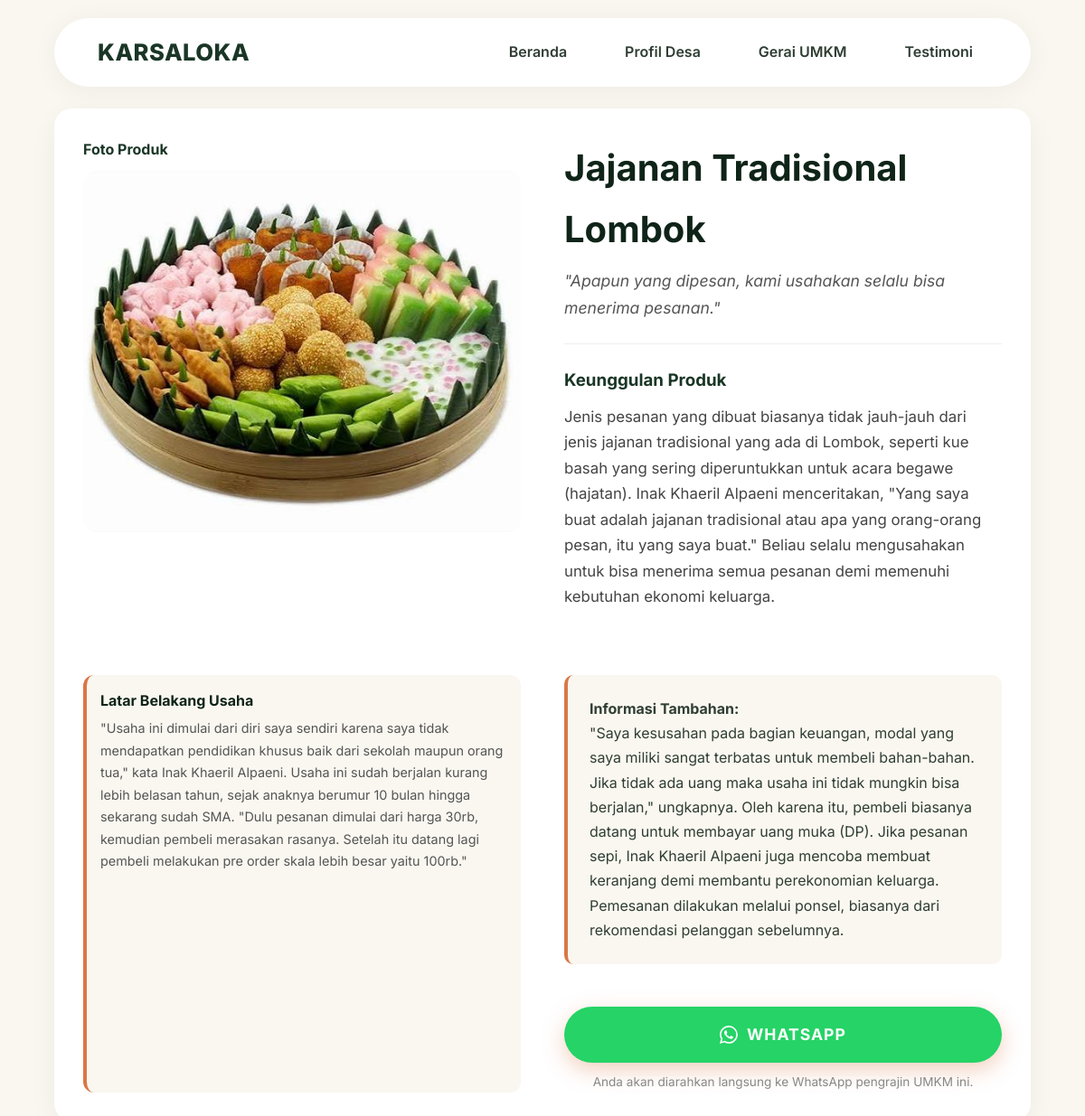
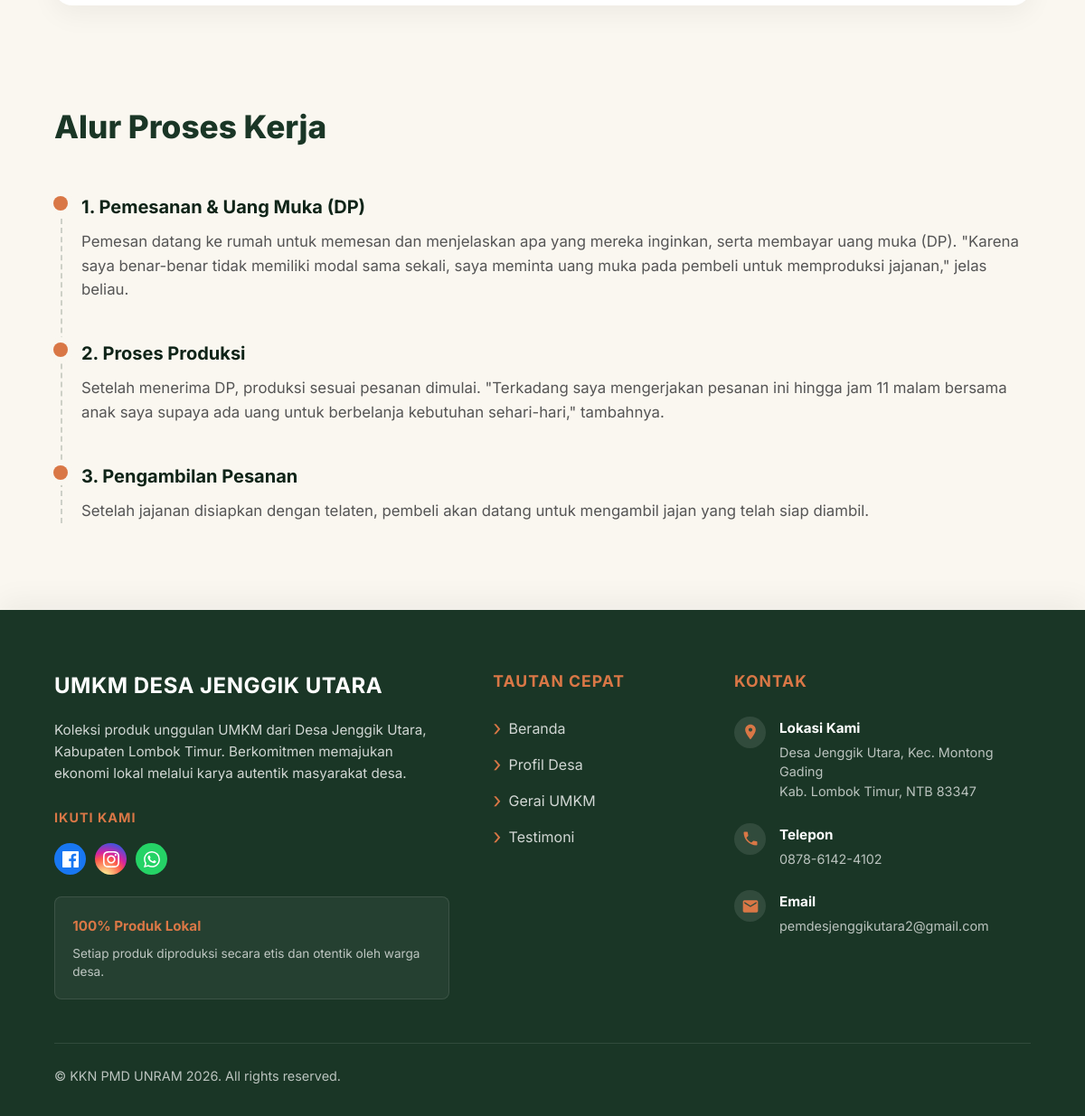
The app's page /detail.php with its own data (2 pictures, top to bottom).
### tables this page shows
CREATE TABLE `umkm` (
  `id` int(11) NOT NULL,
  `nama_produk` varchar(255) NOT NULL,
  `tagline` varchar(255) NOT NULL,
  `deskripsi` text NOT NULL,
  `latar_belakang_usaha` text DEFAULT NULL,
  `informasi_tambahan` text NOT NULL,
  `gambar_umkm` varchar(255) NOT NULL,
  `logo_umkm` varchar(255) DEFAULT NULL,
  `proses_umkm` varchar(255) DEFAULT NULL,
  `alur_proses` text DEFAULT NULL,
  `slug` varchar(100) NOT NULL
);

### detail.php (the view, shortened to what this page needs)
<?php
require_once 'backend/koneksi.php';
$id = isset($_GET['id']) ? (int)$_GET['id'] : 1;
$product = null;
if ($pdo) {
    $stmt = $pdo->prepare("SELECT * FROM umkm WHERE id = ?");
    $stmt->execute([$id]);
    $db_prod = $stmt->fetch();
    if ($db_prod) {
        $product = $db_prod;
        $stmt_kontak = $pdo->prepare("SELECT * FROM kontak WHERE umkm_id = ?");
        $stmt_kontak->execute([$id]);
        $kontak = $stmt_kontak->fetch();
        $product['no_wa'] = $kontak ? $kontak['no_wa'] : '628000000000';
        $product['pesan_wa'] = $kontak ? $kontak['pesan_wa_default'] : 'Halo, saya tertarik dengan produk ini.';
        $product['link_facebook'] = $kontak ? $kontak['link_facebook'] : '';
    }
}
$wa_url = "https://wa.me/" . $product['no_wa'] . "?text=" . urlencode($product['pesan_wa']);
?>
<!DOCTYPE html>
<html lang="id">
<head>
    <link rel="stylesheet" href="assets/css/style.css?v=<?= time() ?>">
</head>
<body style="background: var(--bg-color);">
    <header>
        <nav>
            <div class="logo" style="display: flex; align-items: center;">KARSALOKA</div>
            <ul class="nav-links" id="nav-links">
                <li><a href="index.php">Beranda</a></li>
                <li><a href="index.php#profil">Profil Desa</a></li>
                <li><a href="katalog.php">Gerai UMKM</a></li>
                <li><a href="index.php#testimoni">Testimoni</a></li>
            </ul>
        </nav>
    </header>
    <div class="detail-container" style="padding-top: 120px;">
        <div class="product-detail-layout">
            <div class="detail-gallery">
                <h4 style="margin-bottom: 10px; color:var(--primary-color);">Foto Produk</h4>
                <img class="detail-main-img" src="<?= htmlspecialchars($product['gambar_umkm']) ?>" alt="<?= htmlspecialchars($product['nama_produk']) ?>" style="margin-bottom: 20px;">
            </div>
            <div class="detail-info">
                <h1><?= htmlspecialchars($product['nama_produk']) ?></h1>
                <p class="detail-tagline">"<?= htmlspecialchars($product['tagline']) ?>"</p>
                <h3 style="margin-bottom:10px; color:var(--primary-color);">Keunggulan Produk</h3>
                <p class="detail-desc"><?= nl2br(htmlspecialchars($product['deskripsi'])) ?></p>
            </div>
            <div class="detail-latar-belakang" style="height: 100%; display: flex; flex-direction: column;">
                <div style="height: 100%; padding: 15px; background: var(--bg-color); border-radius: 12px; border-left: 4px solid var(--secondary-color);">
                    <h4 style="margin-bottom: 5px; color: var(--primary-dark); font-size: 1rem;">Latar Belakang Usaha</h4>
                    <p style="font-size: 0.9rem; color: #555;"><?= nl2br(htmlspecialchars(!empty($product['latar_belakang_usaha']) ? $product['latar_belakang_usaha'] : 'Usaha ini berawal dari inisiatif warga desa untuk mengangkat potensi sumber daya alam lokal dan melestarikan tradisi turun-temurun.')) ?></p>
                </div>
            </div>
            <div class="detail-tambahan-dan-tombol" style="height: 100%; display: flex; flex-direction: column;">
                <div style="flex: 1; display: flex; flex-direction: column; justify-content: space-between;">
                    <?php if(!empty($product['informasi_tambahan'])): ?>
                    <div class="detail-extra">
                        <strong>Informasi Tambahan:</strong><br>
                        <?= nl2br(htmlspecialchars($product['informasi_tambahan'])) ?>
                    </div>
                    <?php endif; ?>
                    <div style="margin-top: 15px;">
                        <div style="display: flex; gap: 15px; flex-wrap: wrap;">
                            <a href="<?= $wa_url ?>" target="_blank" class="btn btn-wa" style="flex: 1; min-width: 200px;">
                                WhatsApp
                            </a>
                        </div>
                        <p style="text-align: center; font-size: 0.85rem; color: #888; margin-top: 10px;">
                            Anda akan diarahkan langsung ke WhatsApp pengrajin UMKM ini.
                        </p>
                    </div>
                </div>
            </div>
        </div>
    </div>
    <?php
    $alur_proses_data = [];
    if (!empty($product['alur_proses'])) {
        if (is_string($product['alur_proses'])) {
            $alur_proses_data = json_decode($product['alur_proses'], true);
        } else {
            $alur_proses_data = $product['alur_proses'];
        }
    }
    ?>
    <div class="timeline-section" style="max-width: 1200px; margin: 4rem auto 6rem; padding: 0 5%;">
        <h2 class="section-title" style="margin-bottom: 3rem; text-align: left; font-size: 2.2rem; margin-left: 0;">Alur Proses Kerja</h2>
        <div class="timeline-container">
            <?php if (!empty($alur_proses_data) && is_array($alur_proses_data)): ?>
                <?php $step = 1; foreach($alur_proses_data as $proses): ?>
                <div class="timeline-item">
                    <div class="timeline-dot"></div>
                    <div class="timeline-content">
                        <h3><?= $step ?>. <?= htmlspecialchars($proses['judul']) ?></h3>
                        <p><?= htmlspecialchars($proses['deskripsi']) ?></p>
                    </div>
                </div>
                <?php $step++; endforeach; ?>
            <?php endif; ?>
        </div>
    </div>
    <footer>
        <div class="footer-content footer-grid">
            <div class="footer-col">
                <div class="footer-logo">UMKM DESA JENGGIK UTARA</div>
                <p class="footer-desc">Koleksi produk unggulan UMKM dari Desa Jenggik Utara, Kabupaten Lombok Timur. Berkomitmen memajukan ekonomi lokal melalui karya autentik masyarakat desa.</p>
                <h4 class="footer-heading-small">IKUTI KAMI</h4>
                <div class="social-links">
                    <a href="#" class="social-icon fb-icon" title="Facebook">
                    </a>
                    <a href="#" class="social-icon ig-icon" title="Instagram">
                    </a>
                    <a href="#" class="social-icon wa-icon" title="WhatsApp">
                    </a>
                </div>
                <div class="footer-badge">
                    <strong>100% Produk Lokal</strong>
                    <p>Setiap produk diproduksi secara etis dan otentik oleh warga desa.</p>
                </div>
            </div>
            <div class="footer-col">
                <h3 class="footer-heading">TAUTAN CEPAT</h3>
                <ul class="footer-links">
                    <li><a href="index.php">Beranda</a></li>
                    <li><a href="index.php#profil">Profil Desa</a></li>
                    <li><a href="katalog.php">Gerai UMKM</a></li>
                    <li><a href="index.php#testimoni">Testimoni</a></li>
                </ul>
            </div>
            <div class="footer-col">
                <h3 class="footer-heading">KONTAK</h3>
                <div class="contact-item">
                    <span class="contact-icon">
                        <svg viewBox="0 0 24 24" width="20" height="20" fill="currentColor"><path d="M12 2C8.13 2 5 5.13 5 9c0 5.25 7 13 7 13s7-7.75 7-13c0-3.87-3.13-7-7-7zm0 9.5c-1.38 0-2.5-1.12-2.5-2.5s1.12-2.5 2.5-2.5 2.5 1.12 2.5 2.5-1.12 2.5-2.5 2.5z"/></svg>
                    </span>
                    <div>
                        <strong>Lokasi Kami</strong>
                        <p>Desa Jenggik Utara, Kec. Montong Gading<br>Kab. Lombok Timur, NTB 83347</p>
                    </div>
                </div>
                <div class="contact-item">
                    <span class="contact-icon">
                    </span>
                    <div>
                        <strong>Telepon</strong>
                        <p>0878-6142-4102</p>
                    </div>
                </div>
                <div class="contact-item">
                    <span class="contact-icon">
                        <svg viewBox="0 0 24 24" width="20" height="20" fill="currentColor"><path d="M20 4H4c-1.1 0-1.99.9-1.99 2L2 18c0 1.1.9 2 2 2h16c1.1 0 2-.9 2-2V6c0-1.1-.9-2-2-2zm0 4l-8 5-8-5V6l8 5 8-5v2z"/></svg>
                    </span>
                    <div>
                        <strong>Email</strong>
                        <p>pemdesjenggikutara2@gmail.com</p>
                    </div>
                </div>
            </div>
        </div>
        <div class="copyright">
            &copy; KKN PMD UNRAM 2026. All rights reserved.
        </div>
    </footer>
</body>
</html>

### records on screen
umkm: gambar_umkm (picture), nama_produk "Jajanan Tradisional Lombok", tagline "Apapun yang dipesan, kami usahakan selalu bisa menerima pesanan.", deskripsi "Jenis pesanan yang dibuat biasanya tidak jauh-jauh dari jenis jajanan tradisional yang ada di Lombok, seperti kue basah yang sering diperuntukkan untuk acara begawe (hajatan). Inak Khaeril Alpaeni menceritakan, \"Yang saya buat adalah jajanan tradisional atau apa yang orang-orang pesan, itu yang saya buat.\" Beliau selalu mengusahakan untuk bisa menerima semua pesanan demi memenuhi kebutuhan ekonomi keluarga.", latar_belakang_usaha "\"Usaha ini dimulai dari diri saya sendiri karena saya tidak mendapatkan pendidikan khusus baik dari sekolah maupun orang tua,\" kata Inak Khaeril Alpaeni. Usaha ini sudah berjalan kurang lebih belasan tahun, sejak anaknya berumur 10 bulan hingga sekarang sudah SMA. \"Dulu pesanan dimulai dari harga 30rb, kemudian pembeli merasakan rasanya. Setelah itu datang lagi pembeli melakukan pre order skala lebih besar yaitu 100rb.\"", informasi_tambahan "\"Saya kesusahan pada bagian keuangan, modal yang saya miliki sangat terbatas untuk membeli bahan-bahan. Jika tidak ada uang maka usaha ini tidak mungkin bisa berjalan,\" ungkapnya. Oleh karena itu, pembeli biasanya datang untuk membayar uang muka (DP). Jika pesanan sepi, Inak Khaeril Alpaeni juga mencoba membuat keranjang demi membantu perekonomian keluarga. Pemesanan dilakukan melalui ponsel, biasanya dari rekomendasi pelanggan sebelumnya.", judul "Pemesanan & Uang Muka (DP)", deskripsi "Pemesan datang ke rumah untuk memesan dan menjelaskan apa yang mereka inginkan, serta membayar uang muka (DP). \"Karena saya benar-benar tidak memiliki modal sama sekali, saya meminta uang muka pada pembeli untuk memproduksi jajanan,\" jelas beliau."

### other values on screen
$proses['judul'] "Proses Produksi"
$proses['deskripsi'] "Setelah menerima DP, produksi sesuai pesanan dimulai. \"Terkadang saya mengerjakan pesanan ini hingga jam 11 malam bersama anak saya supaya ada uang untuk berbelanja kebutuhan sehari-hari,\" tambahnya."
$proses['judul'] "Pengambilan Pesanan"
$proses['deskripsi'] "Setelah jajanan disiapkan dengan telaten, pembeli akan datang untuk mengambil jajan yang telah siap diambil."
